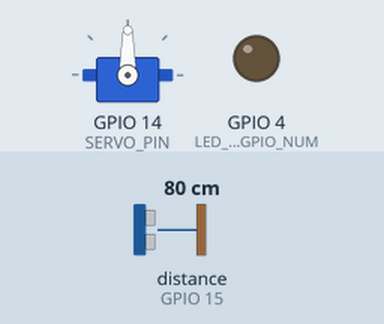
This sketch was run on a simulated ESP32. On the bench: servo, output pins drawn as LEDs (lit = HIGH). Wiring (inferred from the names in the program): ultrasonic range finder: trigger GPIO 12; echo GPIO 15. Inputs (shaded band) come from the test bench; at power-on: distance to the obstacle (sensor on GPIO 15) 80 cm. The echo pulse lasts 58.3 µs per cm; WiFi joins after 1.5 s; servers stay silent unless stated; uploads are accepted with an empty reply; storage starts empty; the camera gives no picture; pins used as bus, display or sensor lines are not drawn; what the sketch prints to the serial monitor is not drawn.

Above: at 3.0 s.
3.1 s: distance to the obstacle (sensor on GPIO 15) set to 2 cm
At 5.01 s:
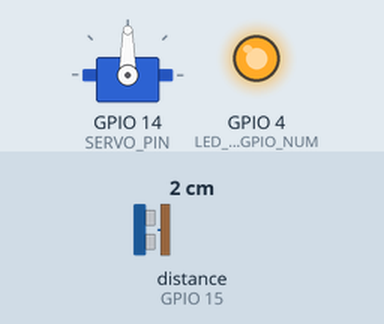
6.6 s: distance to the obstacle (sensor on GPIO 15) set to 18 cm
At 8.0 s:
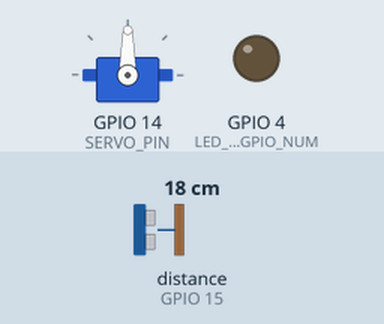
Timing chart, 0 to 9.6 s (numbered marks = the images above; inputs shaded):
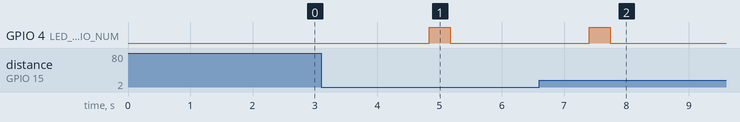

The sketch:

sketchy.ino
```cpp
#include "esp_camera.h"
#include "SPI.h"
#include "driver/rtc_io.h"
#include <WiFi.h>
#include <LittleFS.h>
#include <HTTPClient.h>
#include <ESP32Servo.h>

// REPLACE WITH YOUR NETWORK CREDENTIALS
const char* ssid = "LUSUKU_HOME_4G";
const char* password = "lusuku2024";

// Django server URL
const char* serverUrl = "http://192.168.1.140:8000/api/upload/";

#define CAMERA_MODEL_AI_THINKER

// Define the pins for the ultrasonic sensor
const int trigPin = 12;
const int echoPin = 15; // Changed from 15 to avoid conflict

// Define the servo pin and initial position
#define SERVO_PIN 14 // Changed from 15 to 16
Servo myServo;

// Declare variables
long duration; // Duration of the pulse
float distance; // Distance measurement in cm
const float measurement = 13.0; // Threshold distance to trigger photo capture (in cm)

#if defined(CAMERA_MODEL_AI_THINKER)
  #define PWDN_GPIO_NUM     32
  #define RESET_GPIO_NUM    -1
  #define XCLK_GPIO_NUM      0
  #define SIOD_GPIO_NUM     26
  #define SIOC_GPIO_NUM     27
  #define Y9_GPIO_NUM       35
  #define Y8_GPIO_NUM       34
  #define Y7_GPIO_NUM       39
  #define Y6_GPIO_NUM       36
  #define Y5_GPIO_NUM       21
  #define Y4_GPIO_NUM       19
  #define Y3_GPIO_NUM       18
  #define Y2_GPIO_NUM        5
  #define VSYNC_GPIO_NUM    25
  #define HREF_GPIO_NUM     23
  #define PCLK_GPIO_NUM     22
  #define LED_FLASH_GPIO_NUM  4 // Define the LED flash GPIO pin
#else
  #error "Camera model not selected"
#endif

#define FILE_PHOTO_PATH "/photo.jpg"

void setup() {
  Serial.begin(115200);
  Serial.println();

  // Attempt to mount LittleFS
  Serial.println("Mounting LittleFS...");
  if (!LittleFS.begin()) {
    Serial.println("Failed to mount LittleFS. Formatting...");
    if (LittleFS.format()) {
      Serial.println("LittleFS formatted successfully.");
      if (!LittleFS.begin()) {
        Serial.println("Failed to mount LittleFS after formatting.");
        return;
      }
    } else {
      Serial.println("Failed to format LittleFS.");
      return;
    }
  } else {
    Serial.println("LittleFS mounted successfully");
  }

  // Connect to Wi-Fi
  WiFi.begin(ssid, password);
  Serial.print("Connecting to WiFi...");
  while (WiFi.status() != WL_CONNECTED) {
    delay(500);
    Serial.print(".");
  }
  Serial.println();

  // Print ESP32 Local IP Address
  Serial.print("IP Address: http://");
  Serial.println(WiFi.localIP());

  camera_config_t config;
  config.fb_location = CAMERA_FB_IN_DRAM;
  config.ledc_channel = LEDC_CHANNEL_0;
  config.ledc_timer = LEDC_TIMER_0;
  config.pin_d0 = Y2_GPIO_NUM;
  config.pin_d1 = Y3_GPIO_NUM;
  config.pin_d2 = Y4_GPIO_NUM;
  config.pin_d3 = Y5_GPIO_NUM;
  config.pin_d4 = Y6_GPIO_NUM;
  config.pin_d5 = Y7_GPIO_NUM;
  config.pin_d6 = Y8_GPIO_NUM;
  config.pin_d7 = Y9_GPIO_NUM;
  config.pin_xclk = XCLK_GPIO_NUM;
  config.pin_pclk = PCLK_GPIO_NUM;
  config.pin_vsync = VSYNC_GPIO_NUM;
  config.pin_href = HREF_GPIO_NUM;
  config.pin_sccb_sda = SIOD_GPIO_NUM;
  config.pin_sccb_scl = SIOC_GPIO_NUM;
  config.pin_pwdn = PWDN_GPIO_NUM;
  config.pin_reset = RESET_GPIO_NUM;
  config.xclk_freq_hz = 20000000;
  config.pixel_format = PIXFORMAT_JPEG;
  config.grab_mode = CAMERA_GRAB_LATEST;

  // Use lower resolution and quality if PSRAM is not found
  if (psramFound()) {
    config.frame_size = FRAMESIZE_QVGA; // Lower resolution
    config.jpeg_quality = 12;
    config.fb_count = 1;
  } else {
    config.frame_size = FRAMESIZE_QVGA; // Further reduce resolution
    config.jpeg_quality = 15;
    config.fb_count = 1;
  }

  // Initialize camera
  esp_err_t err = esp_camera_init(&config);
  if (err != ESP_OK) {
    Serial.printf("Camera init failed with error 0x%x", err);
  } else {
    Serial.println("Camera initialized successfully");
  }

  // Initialize the LED flash pin
  pinMode(LED_FLASH_GPIO_NUM, OUTPUT);
  digitalWrite(LED_FLASH_GPIO_NUM, LOW); // Make sure the flash is off initially

  // Set pin modes for the ultrasonic sensor
  pinMode(trigPin, OUTPUT);
  pinMode(echoPin, INPUT);

  // Attach the servo motor to the specified pin
  myServo.attach(SERVO_PIN);
  // myServo.write(90); // Set initial position to 90 degrees (neutral)

}


void loop() {
  // Send a pulse to the TRIG pin
  digitalWrite(trigPin, LOW);
  delayMicroseconds(2);

  digitalWrite(trigPin, HIGH);
  delayMicroseconds(10);
  digitalWrite(trigPin, LOW);

  duration = pulseIn(echoPin, HIGH);

  // Calculate the distance in centimeters
  distance = duration / 58.2;

  Serial.print("Duration: ");
  Serial.print(duration);
  Serial.print(" us, Distance: ");
  Serial.print(distance);
  Serial.println(" cm");

  // Check for valid distance measurement
  if (distance < measurement && distance > 0) {
    delay(1000);
    capturePhotoSaveLittleFS();
    String prediction = sendPhoto();
    Serial.println("Prediction: " + prediction);

    // Debug statement to check if controlServo function is called with the right prediction
    Serial.println("Calling controlServo with prediction: " + prediction);
    controlServo(prediction);
  }

  delay(1000);
}


// Capture Photo and Save it to LittleFS
void capturePhotoSaveLittleFS(void) {
  // Turn on the flash
  digitalWrite(LED_FLASH_GPIO_NUM, HIGH);
  delay(100); // Wait for a brief moment to ensure the flash is on

  // Dispose first pictures because of bad quality
  camera_fb_t* fb = NULL;
  // Skip first 3 frames (increase/decrease number as needed).
  for (int i = 0; i < 3; i++) {
    fb = esp_camera_fb_get();
    esp_camera_fb_return(fb);
    fb = NULL;
  }

  // Take a new photo
  fb = NULL;
  fb = esp_camera_fb_get();
  if (!fb) {
    Serial.println("Camera capture failed");
    delay(1000);
    ESP.restart();
  }

  // Turn off the flash
  digitalWrite(LED_FLASH_GPIO_NUM, LOW);

  // Photo file name
  Serial.printf("Picture file name: %s\n", FILE_PHOTO_PATH);
  File file = LittleFS.open(FILE_PHOTO_PATH, FILE_WRITE);

  // Insert the data in the photo file
  if (!file) {
    Serial.println("Failed to open file in writing mode");
  } else {
    file.write(fb->buf, fb->len); // payload (image), payload length
    Serial.print("The picture has been saved in ");
    Serial.print(FILE_PHOTO_PATH);
    Serial.print(" - Size: ");
    Serial.print(fb->len);
    Serial.println(" bytes");
  }
  // Close the file
  file.close();
  esp_camera_fb_return(fb);
}

String sendPhoto(void) {
  // Check WiFi connection
  if (WiFi.status() == WL_CONNECTED) {
    HTTPClient http;
    http.begin(serverUrl); // Specify destination URL

    File file = LittleFS.open(FILE_PHOTO_PATH, "r");
    if (!file) {
      Serial.println("Failed to open file for reading");
      return "";
    }

    size_t fileSize = file.size();
    uint8_t *buff = (uint8_t*) malloc(fileSize);
    file.read(buff, fileSize);
    file.close();

    http.setTimeout(20000); // Set timeout to 20 seconds
    http.addHeader("Content-Type", "image/jpeg"); // Specify content-type header
    http.addHeader("Content-Disposition", "form-data; name=\"file\"; filename=\"photo.jpg\"");

    int httpResponseCode = http.POST(buff, fileSize);
    free(buff);

    String prediction = "";

    if (httpResponseCode > 0) {
      String response = http.getString();
      Serial.println("Raw response: " + response);

      // Extract the prediction from the response
      response.replace("\"", "");
      response.trim(); // Trim any extraneous characters

      Serial.println("Trimmed response: " + response); // Debug statement
      if (response == "biodegradable" || response == "non-biodegradable") {
        prediction = response;
      }

      Serial.print("Prediction: ");
      Serial.println(prediction);

    } else {
      Serial.print("Error on sending POST: ");
      Serial.println(httpResponseCode);
    }
    // Free resources
    http.end();

    return prediction;
  } else {
    Serial.println("Error in WiFi connection");
    return "";
  }
}

void controlServo(String prediction) {
  // Debug statement to verify the function is entered
  Serial.println("Inside controlServo function with prediction: " + prediction);

  // Control the servo motor based on the prediction
  if (prediction == "biodegradable") {
    Serial.println("Moving servo to 180 degrees");
    myServo.write(140); // Rotate to 180 degrees (right)
    delay(1000); // Wait for the servo to move
    myServo.write(90); // Restore to initial position
    Serial.println("Servo restored to 90 degrees");
  } else if (prediction == "non-biodegradable") {
    Serial.println("Moving servo to 0 degrees");
    myServo.write(40); // Rotate to 0 degrees (left)
    delay(1000); // Wait for the servo to move
    myServo.write(90); // Restore to initial position
    Serial.println("Servo restored to 90 degrees");
  } else {
    myServo.write(90); // Default position
  }
}
```

Measured:
- after the input at 3.1 s, GPIO 4 (LED_FLASH_GPIO_NUM): LOW → HIGH after 1.7 s, → LOW 0.34 s later
- after the input at 6.6 s, GPIO 4 (LED_FLASH_GPIO_NUM): goes on until 7.7 s, then stays LOW
